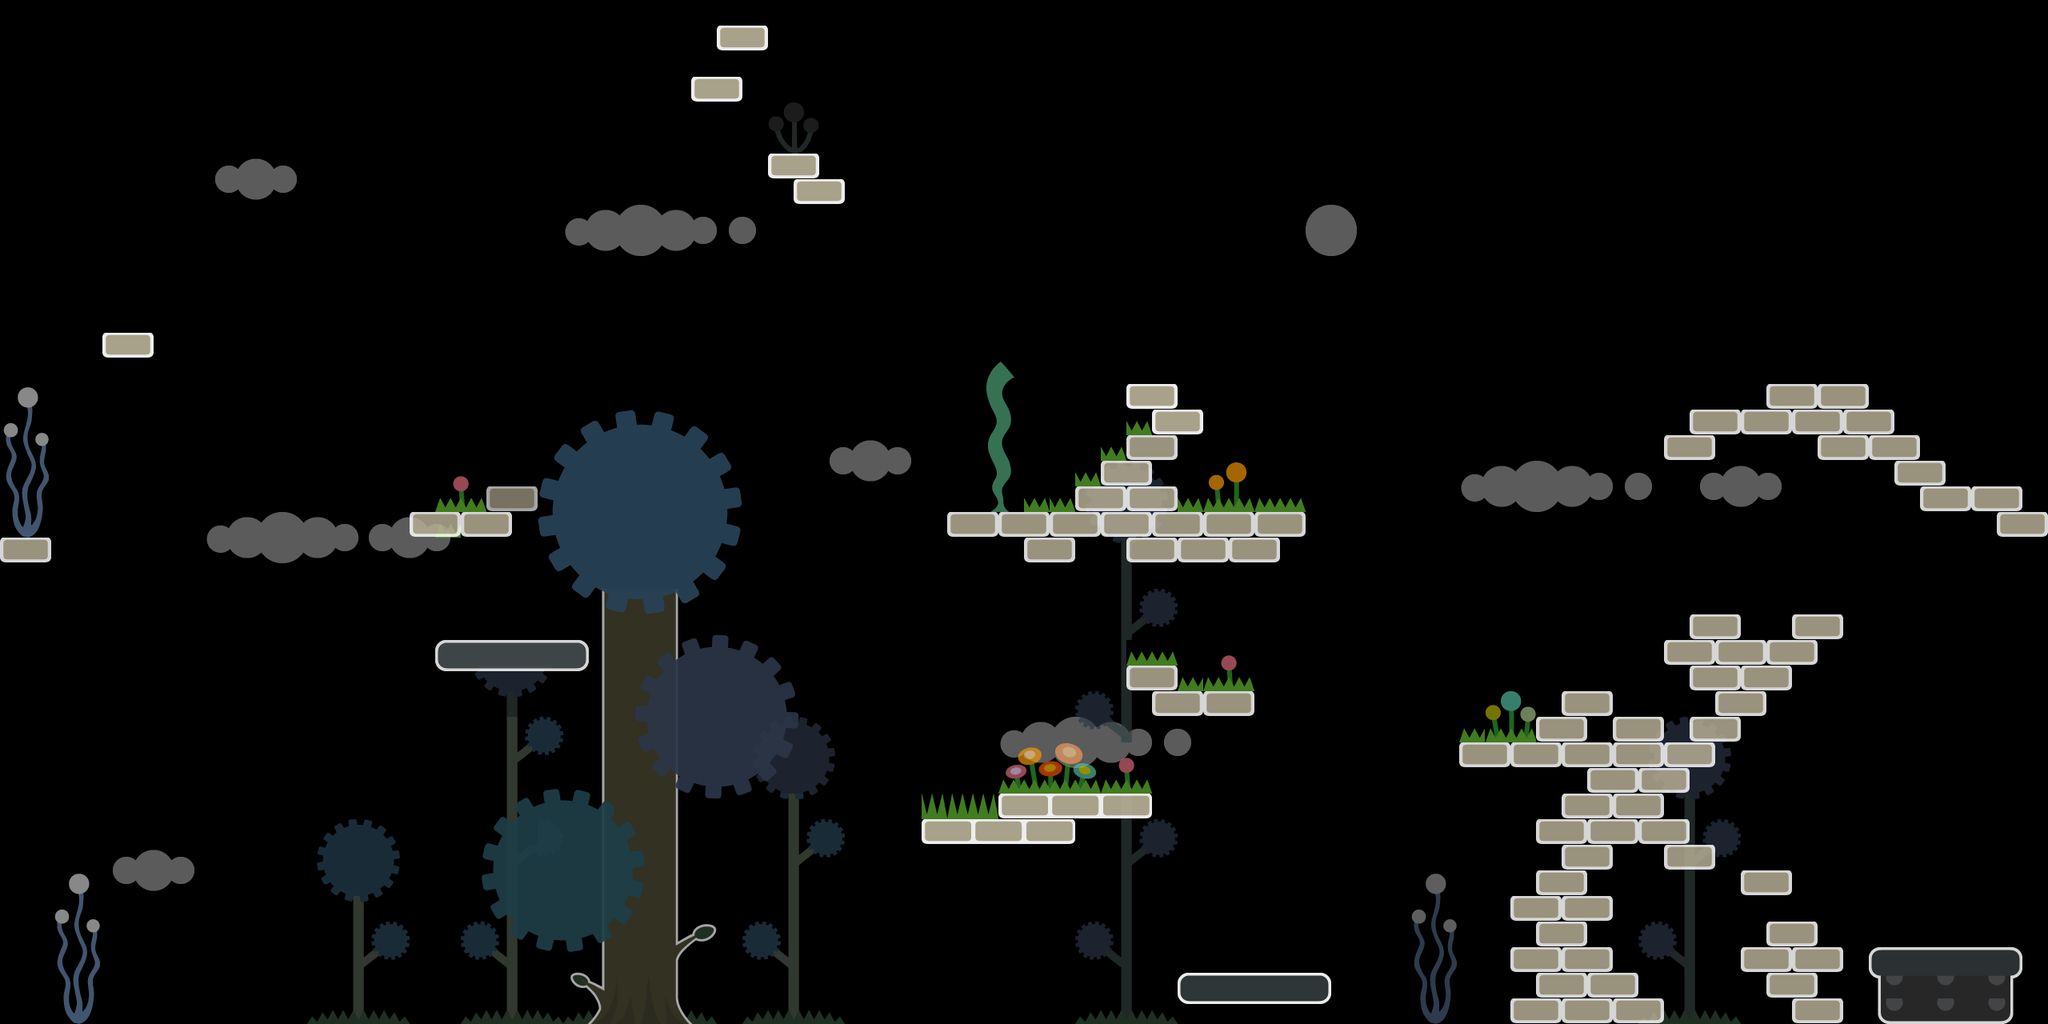

A level layout from a 2D game, rendered from its tile map. Below: a short description, then the map file with tile-grid data replaced by summaries:
An orthogonal 80x40 tile map with 32x32 px tiles, 4 tile layers (sky, background, Слой тайлов 4, Слой тайлов 2).

<map version="1.0" orientation="orthogonal" renderorder="left-up" width="80" height="40" tilewidth="32" tileheight="32" nextobjectid="1">
 <tileset firstgid="1" source="level_5.tsx" />
 <layer name="sky" width="80" height="40" opacity="0.36">
  <data>[3200 cells, 106 non-empty, 30 distinct tile ids]</data>
 </layer>
 <layer name="background" width="80" height="40" opacity="0.65">
  <data>[3200 cells, 413 non-empty, 192 distinct tile ids]</data>
 </layer>
 <layer name="Слой тайлов 4" width="80" height="40" opacity="0.93">
  <data>[3200 cells, 244 non-empty, 214 distinct tile ids]</data>
 </layer>
 <layer name="Слой тайлов 2" width="80" height="40" opacity="0.84">
  <data>[3200 cells, 184 non-empty, 32 distinct tile ids]</data>
 </layer>
</map>
